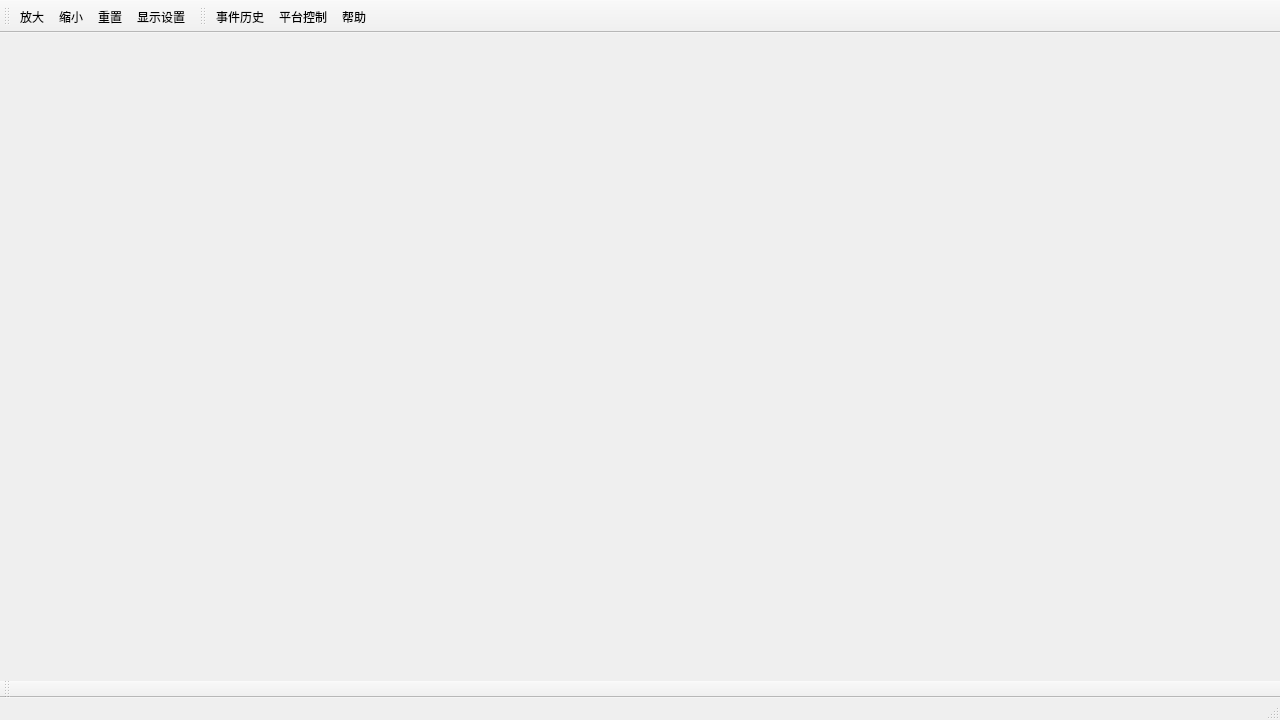
<?xml version="1.0" encoding="UTF-8"?>
<ui version="4.0">
 <class>MainWindow</class>
 <widget class="QMainWindow" name="MainWindow">
  <property name="geometry">
   <rect>
    <x>0</x>
    <y>0</y>
    <width>1280</width>
    <height>720</height>
   </rect>
  </property>
  <property name="windowTitle">
   <string>CPSS - 指挥台支撑系统</string>
  </property>
  <widget class="QWidget" name="centralWidget">
   <layout class="QVBoxLayout" name="mainLayout">
    <property name="spacing">
     <number>0</number>
    </property>
    <property name="leftMargin">
     <number>0</number>
    </property>
    <property name="topMargin">
     <number>0</number>
    </property>
    <property name="rightMargin">
     <number>0</number>
    </property>
    <property name="bottomMargin">
     <number>0</number>
    </property>
    <item>
     <widget class="QWidget" name="mapArea" native="true">
      <property name="sizePolicy">
       <sizepolicy hsizetype="Expanding" vsizetype="Expanding">
        <horstretch>0</horstretch>
        <verstretch>0</verstretch>
       </sizepolicy>
      </property>
     </widget>
    </item>
   </layout>
  </widget>
  <widget class="QToolBar" name="chartToolBar">
   <property name="windowTitle">
    <string>海图控制</string>
   </property>
   <property name="orientation">
    <enum>Qt::Horizontal</enum>
   </property>
   <property name="iconSize">
    <size>
     <width>24</width>
     <height>24</height>
    </size>
   </property>
   <attribute name="toolBarArea">
    <enum>TopToolBarArea</enum>
   </attribute>
   <attribute name="toolBarBreak">
    <bool>false</bool>
   </attribute>
   <addaction name="actionZoomIn"/>
   <addaction name="actionZoomOut"/>
   <addaction name="actionReset"/>
   <addaction name="actionDisplaySetting"/>
  </widget>
  <widget class="QToolBar" name="toolBar">
   <property name="windowTitle">
    <string>应用控制</string>
   </property>
   <property name="orientation">
    <enum>Qt::Horizontal</enum>
   </property>
   <property name="iconSize">
    <size>
     <width>24</width>
     <height>24</height>
    </size>
   </property>
   <attribute name="toolBarArea">
    <enum>TopToolBarArea</enum>
   </attribute>
   <attribute name="toolBarBreak">
    <bool>false</bool>
   </attribute>
   <addaction name="actionEventHistory"/>
   <addaction name="actionPlatformControl"/>
   <addaction name="actionHelp"/>
  </widget>
  <widget class="QToolBar" name="pluginToolBar">
   <property name="orientation">
    <enum>Qt::Horizontal</enum>
   </property>
   <property name="iconSize">
    <size>
     <width>24</width>
     <height>24</height>
    </size>
   </property>
   <attribute name="toolBarArea">
    <enum>BottomToolBarArea</enum>
   </attribute>
   <attribute name="toolBarBreak">
    <bool>false</bool>
   </attribute>
  </widget>
  <widget class="QStatusBar" name="statusBar"/>
  <action name="actionZoomIn">
   <property name="text">
    <string>放大</string>
   </property>
   <property name="shortcut">
    <string/>
   </property>
  </action>
  <action name="actionZoomOut">
   <property name="text">
    <string>缩小</string>
   </property>
   <property name="shortcut">
    <string/>
   </property>
  </action>
  <action name="actionReset">
   <property name="text">
    <string>重置</string>
   </property>
   <property name="shortcut">
    <string>R</string>
   </property>
  </action>
  <action name="actionDisplaySetting">
   <property name="text">
    <string>显示设置</string>
   </property>
  </action>
  <action name="actionHelp">
   <property name="text">
    <string>帮助</string>
   </property>
   <property name="shortcut">
    <string>F1</string>
   </property>
  </action>
  <action name="actionEventHistory">
   <property name="text">
    <string>事件历史</string>
   </property>
  </action>
  <action name="actionPlatformControl">
   <property name="text">
    <string>平台控制</string>
   </property>
  </action>
 </widget>
 <layoutdefault spacing="6" margin="11"/>
 <resources/>
 <connections/>
</ui>
